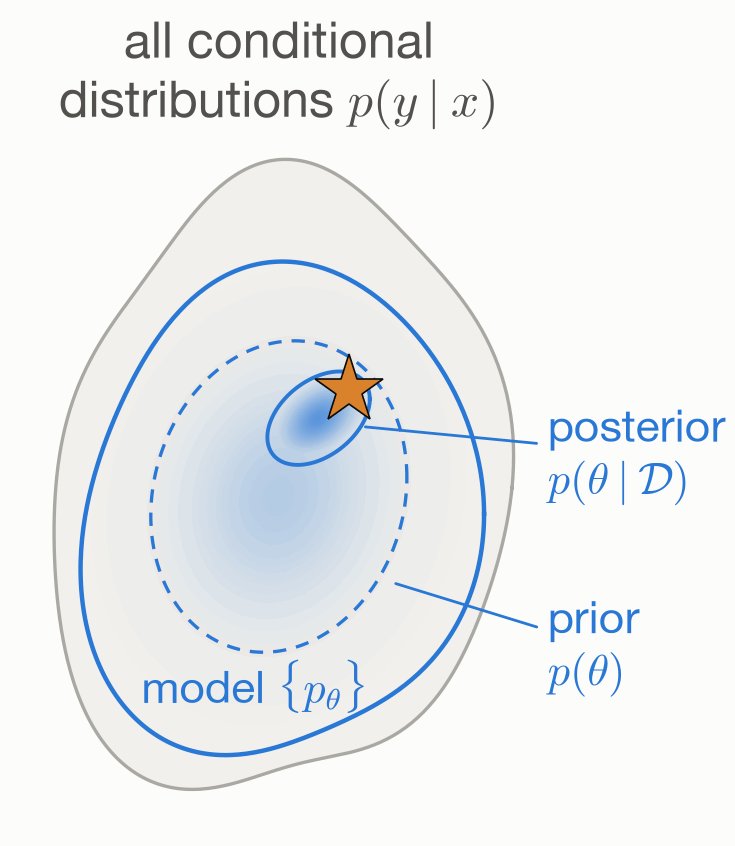

The Python source for this figure:
"""Inside the model, the prior softly weights hypotheses; the posterior narrows it down.

A sketch, not computed: the shading is two hand-placed Gaussians.

Run: python 15_bayes_sets.py  (requires numpy, matplotlib)
"""

import matplotlib.pyplot as plt
import numpy as np
from matplotlib.colors import to_rgb
from matplotlib.patches import Polygon

from common import (INK2, MODEL, POINT, SPACE, SURFACE, TRUTH_XY, draw_truth_star, save,
                    setup_style, space_outline, style_space_axes)

PRIOR = ((0.0, -0.05), np.array([[0.075, 0.015], [0.015, 0.2]]))
POSTERIOR = ((0.17, 0.4), np.array([[0.012, 0.006], [0.006, 0.018]]))


def mixture_outline(n=300):
    t = np.linspace(0, 2 * np.pi, n)
    r = 1 + 0.07 * np.sin(2 * t + 0.6) + 0.05 * np.cos(3 * t + 0.9)
    return 0.0 + 0.82 * r * np.cos(t), -0.15 + 1.45 * r * np.sin(t)


def gaussian(gx, gy, mean, cov):
    diff = np.stack([gx - mean[0], gy - mean[1]], axis=-1)
    return np.exp(-0.5 * np.einsum("...i,ij,...j->...", diff, np.linalg.inv(cov), diff))


def contour(mean, cov, level=2.0, n=200):
    t = np.linspace(0, 2 * np.pi, n)
    pts = level * np.linalg.cholesky(cov) @ np.stack([np.cos(t), np.sin(t)])
    return mean[0] + pts[0], mean[1] + pts[1]


setup_style()
fig, ax = plt.subplots(figsize=(4.6, 5.2), facecolor=SURFACE)
style_space_axes(ax)
ax.set_xlim(-1.15, 1.9)
bx, by = space_outline()
ax.fill(bx, by, color=SPACE, lw=0, zorder=0)
ax.plot(bx, by, color=POINT, lw=1.2, zorder=1)
mx, my = mixture_outline()
ax.plot(mx, my, color=MODEL, lw=1.6, zorder=4)
ax.text(-0.1, -1.24, r"model $\{p_\theta\}$", fontsize=16, color=MODEL, ha="center", zorder=6)
ax.text(0, 2.05, "all conditional\n" r"distributions $p(y \mid x)$", fontsize=18,
        ha="center", va="bottom", color=INK2)
draw_truth_star(ax, label=False)

gx, gy = np.meshgrid(np.linspace(-1, 1, 300), np.linspace(-1.75, 1.45, 450))
rgba = np.zeros((*gx.shape, 4))
rgba[..., :3] = to_rgb(MODEL)
rgba[..., 3] = np.maximum(0.3 * gaussian(gx, gy, *PRIOR), 0.75 * gaussian(gx, gy, *POSTERIOR))
shade = ax.imshow(rgba, origin="lower", extent=(-1, 1, -1.75, 1.45), aspect="auto",
                  interpolation="bilinear", zorder=2)
shade.set_clip_path(Polygon(np.column_stack([mx, my]), transform=ax.transData))
ax.plot(*contour(*PRIOR), color=MODEL, lw=1.2, ls=(0, (4, 3)), zorder=3)
ax.plot(*contour(*POSTERIOR), color=MODEL, lw=1.4, zorder=3)

for (x, y), (tx, ty), text in (((0.5, -0.55), (1.15, -0.9), "prior\n" r"$p(\theta)$"),
                               ((0.37, 0.35), (1.15, 0.2), "posterior\n"
                                r"$p(\theta \mid \mathcal{D})$")):
    ax.annotate(text, (x, y), (tx, ty), fontsize=16, color=MODEL, va="center",
                arrowprops=dict(arrowstyle="-", color=MODEL, lw=1, shrinkA=2, shrinkB=0),
                zorder=6)

save(fig, __file__)
